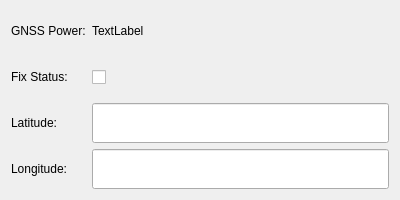
<?xml version="1.0" encoding="UTF-8"?>
<ui version="4.0">
 <class>MainWindow</class>
 <widget class="QMainWindow" name="MainWindow">
  <property name="geometry">
   <rect>
    <x>0</x>
    <y>0</y>
    <width>400</width>
    <height>200</height>
   </rect>
  </property>
  <property name="windowTitle">
   <string>MainWindow</string>
  </property>
  <widget class="QWidget" name="centralWidget">
   <layout class="QGridLayout" name="gridLayout">
    <item row="0" column="0">
     <widget class="QLabel" name="label">
      <property name="text">
       <string>GNSS Power:</string>
      </property>
     </widget>
    </item>
    <item row="0" column="1">
     <widget class="QLabel" name="edit_gnssPower">
      <property name="text">
       <string>TextLabel</string>
      </property>
     </widget>
    </item>
    <item row="1" column="0">
     <widget class="QLabel" name="label_2">
      <property name="text">
       <string>Fix Status:</string>
      </property>
     </widget>
    </item>
    <item row="1" column="1">
     <widget class="QCheckBox" name="checkBox_fixStatus">
      <property name="sizePolicy">
       <sizepolicy hsizetype="Minimum" vsizetype="Preferred">
        <horstretch>0</horstretch>
        <verstretch>0</verstretch>
       </sizepolicy>
      </property>
      <property name="text">
       <string/>
      </property>
     </widget>
    </item>
    <item row="2" column="0">
     <widget class="QLabel" name="label_3">
      <property name="text">
       <string>Latitude:</string>
      </property>
     </widget>
    </item>
    <item row="2" column="1">
     <widget class="QLineEdit" name="edit_lat">
      <property name="sizePolicy">
       <sizepolicy hsizetype="Expanding" vsizetype="Preferred">
        <horstretch>0</horstretch>
        <verstretch>0</verstretch>
       </sizepolicy>
      </property>
     </widget>
    </item>
    <item row="3" column="0">
     <widget class="QLabel" name="label_4">
      <property name="text">
       <string>Longitude:</string>
      </property>
     </widget>
    </item>
    <item row="3" column="1">
     <widget class="QLineEdit" name="edit_lon">
      <property name="sizePolicy">
       <sizepolicy hsizetype="Expanding" vsizetype="Preferred">
        <horstretch>0</horstretch>
        <verstretch>0</verstretch>
       </sizepolicy>
      </property>
     </widget>
    </item>
   </layout>
  </widget>
 </widget>
 <layoutdefault spacing="6" margin="11"/>
 <resources/>
 <connections/>
</ui>
